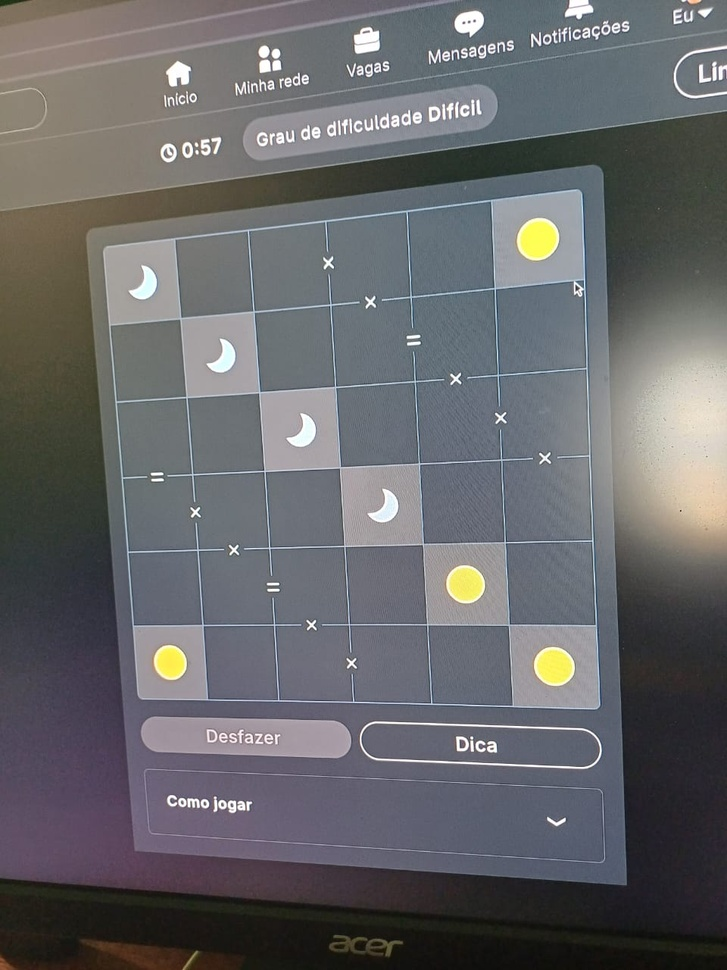
#> input picture data/sample.jpg, 727 x 970 px, shrunk from 960 x 1280 before the run
$ python -i puzzle_image_finder.py   (imports and definitions only)
#> lines starting #> are read from the running program, lines starting #| are printed output that depends on the picture; after the words box and inside, x2 and y2 are one past the last pixel; in counts of white or black regions, pixels touching at a corner belong together
from typing import Optional
import cv2
from cv2.typing import MatLike
from imutils.perspective import four_point_transform
from skimage.segmentation import clear_border
from dataclasses import dataclass

THRESHOLD_BLOCK_SIZE = 11
THRESHOLD_C = 2
MINIMUM_CONTOUR_AREA = 1000


class Error(Exception):
    pass


class NoPuzzleFoundError(Error):
    def __init__(self):
        super().__init__(f"No puzzle found.")


def draw_contours(image: MatLike, contours: list[MatLike]) -> MatLike:
    for contour in contours:
        cv2.drawContours(image, [contour], -1, (0, 255, 0), 3)

    return image


@dataclass
class ExtractedPuzzleImageResult:
    def __init__(self, image: MatLike, enhanced: MatLike, contour: MatLike):
        self.image = image
        self.enhanced = enhanced
        self.contour = contour


class PuzzleImageFinder:
    def __init__(self, image: MatLike):
        self.image = image

    def find(self) -> ExtractedPuzzleImageResult:
        output = self._enhance_image(self.image.copy())
        contours = self._find_contours(output)

        puzzle_contour = self._find_puzzle_contour(contours)

        if puzzle_contour is None:
            raise NoPuzzleFoundError()

        return ExtractedPuzzleImageResult(
            image=self._cut_puzzle(self.image, puzzle_contour),
            enhanced=self._cut_puzzle(output, puzzle_contour),
            contour=puzzle_contour,
        )

    def _enhance_image(self, image: MatLike) -> MatLike:
        gray_image = cv2.cvtColor(image, cv2.COLOR_BGR2GRAY)
        blurred_image = cv2.GaussianBlur(gray_image, (7, 7), 3)
        threshold_image = cv2.adaptiveThreshold(
            blurred_image,
            255,
            cv2.ADAPTIVE_THRESH_GAUSSIAN_C,
            cv2.THRESH_BINARY,
            THRESHOLD_BLOCK_SIZE,
            THRESHOLD_C,
        )
        threshold_image = cv2.bitwise_not(threshold_image)

        return threshold_image

    def _find_contours(self, image: MatLike) -> list[MatLike]:
        contours, _ = cv2.findContours(
            image, cv2.RETR_EXTERNAL, cv2.CHAIN_APPROX_SIMPLE
        )
        contours = sorted(contours, key=cv2.contourArea, reverse=True)
        contours = [c for c in contours if cv2.contourArea(c) > MINIMUM_CONTOUR_AREA]

        return contours

    def _find_puzzle_contour(self, contours: list[MatLike]) -> Optional[MatLike]:
        for contour in contours:
            perimeter = cv2.arcLength(contour, True)
            approximation = cv2.approxPolyDP(contour, 0.02 * perimeter, True)

            if perimeter < 100:
                continue

            if len(approximation) == 4:
                return approximation

    def _cut_puzzle(self, image: MatLike, contour: MatLike) -> MatLike:
        return four_point_transform(image, contour.reshape(4, 2))

>>> import cv2
>>> picture = cv2.imread('../data/sample.jpg')
#> picture is the input picture: shape (970, 727, 3); mean B, G, R 105.4, 102.8, 102.4
>>> result = PuzzleImageFinder(picture).find()
#> in _enhance_image, `gray_image = cv2.cvtColor(image, cv2.COLOR_BGR2GRAY)`:
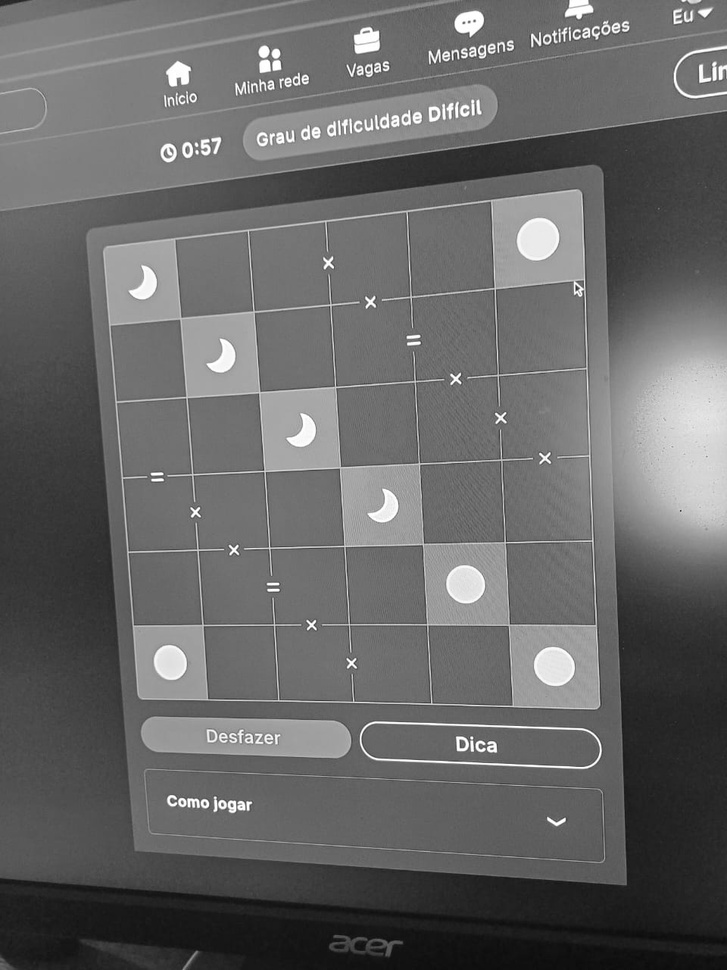
#> gray_image: shape (970, 727); min 12, max 255, mean 103
#> in _enhance_image, `threshold_image = cv2.adaptiveThreshold( blurred_image, 255, cv2.ADAPT..`:
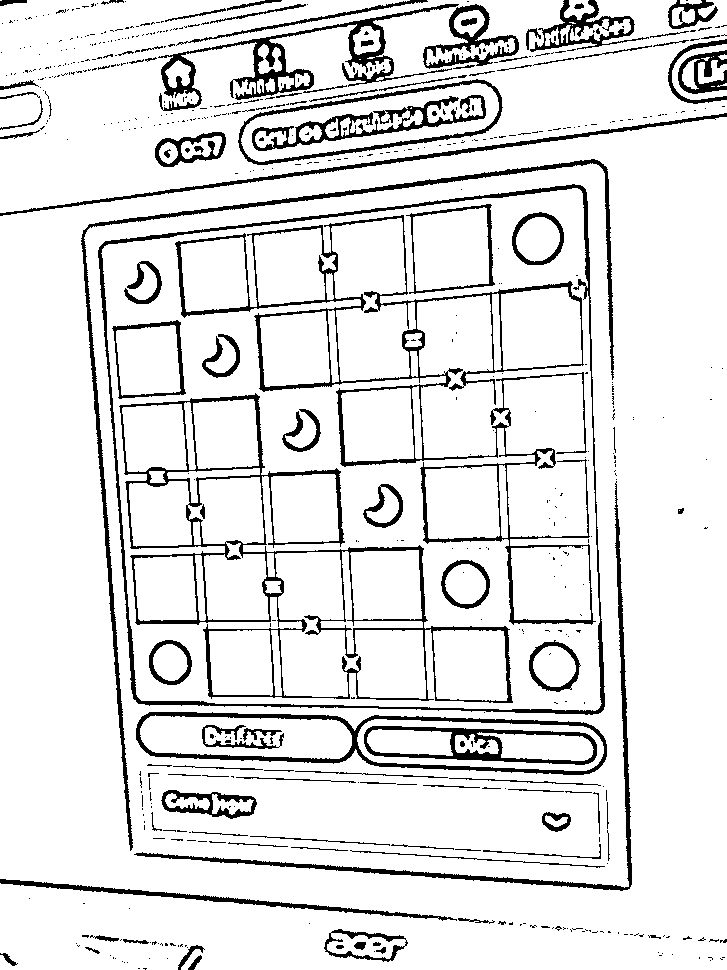
#> threshold_image: shape (970, 727); 89.1% white; 595 black regions (479 under 20 px), largest, box (x1, y1, x2, y2) and area: (175, 215, 596, 625) 9910, (119, 393, 513, 703) 8839, (98, 184, 605, 715) 5819
#> in _enhance_image, `threshold_image = cv2.bitwise_not(threshold_image)`: threshold_image: shape (970, 727); 10.9% white; 595 white regions (479 under 20 px)
#> in _find_contours, `contours, _ = cv2.findContours( image, cv2.RETR_EXTERNAL, cv2.CHAIN_AP..`: contours = 464 contours, 416 with area under 20; largest, box (x1, y1, x2, y2) and area: (98, 184, 605, 715) 237779, (136, 712, 607, 775) 21892, (238, 79, 503, 165) 13382, (158, 4, 459, 111) 5604, (81, 159, 614, 851) 3999
#> in _find_contours, `contours = [c for c in contours if cv2.contourArea(c) > MINIMUM_CONTOU..`: contours = 14 contours; largest, box (x1, y1, x2, y2) and area: (98, 184, 605, 715) 237779, (136, 712, 607, 775) 21892, (238, 79, 503, 165) 13382, (158, 4, 459, 111) 5604, (81, 159, 614, 851) 3999
#> the loop in _find_puzzle_contour, `for contour in contours:` made 1 pass
#> (perimeter, approximation) on pass 1: (2032.4, [[582, 186], [99, 247], [138, 703], [603, 709]])
#> in find, `puzzle_contour = self._find_puzzle_contour(contours)`: puzzle_contour = [[582, 186], [99, 247], [138, 703], [603, 709]]
#> in _cut_puzzle, `return four_point_transform(image, contour.reshape(4, 2))`:
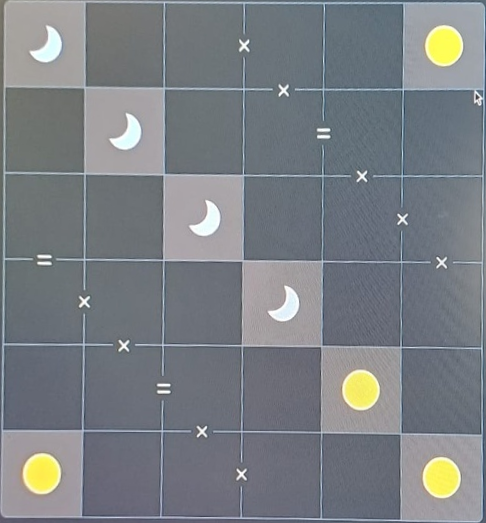
#> returned value: shape (523, 486, 3); mean of channels 0, 1, 2 131.7, 126.7, 122.1; drawn as B, G, R
#> in _cut_puzzle (call 2), `return four_point_transform(image, contour.reshape(4, 2))`:
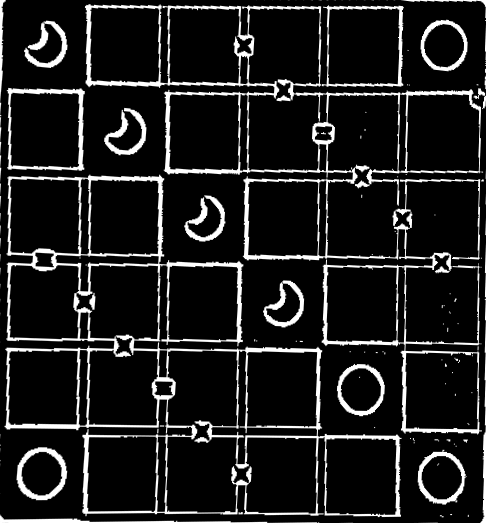
#> returned value: shape (523, 486); min 0, max 255, mean 29.4
